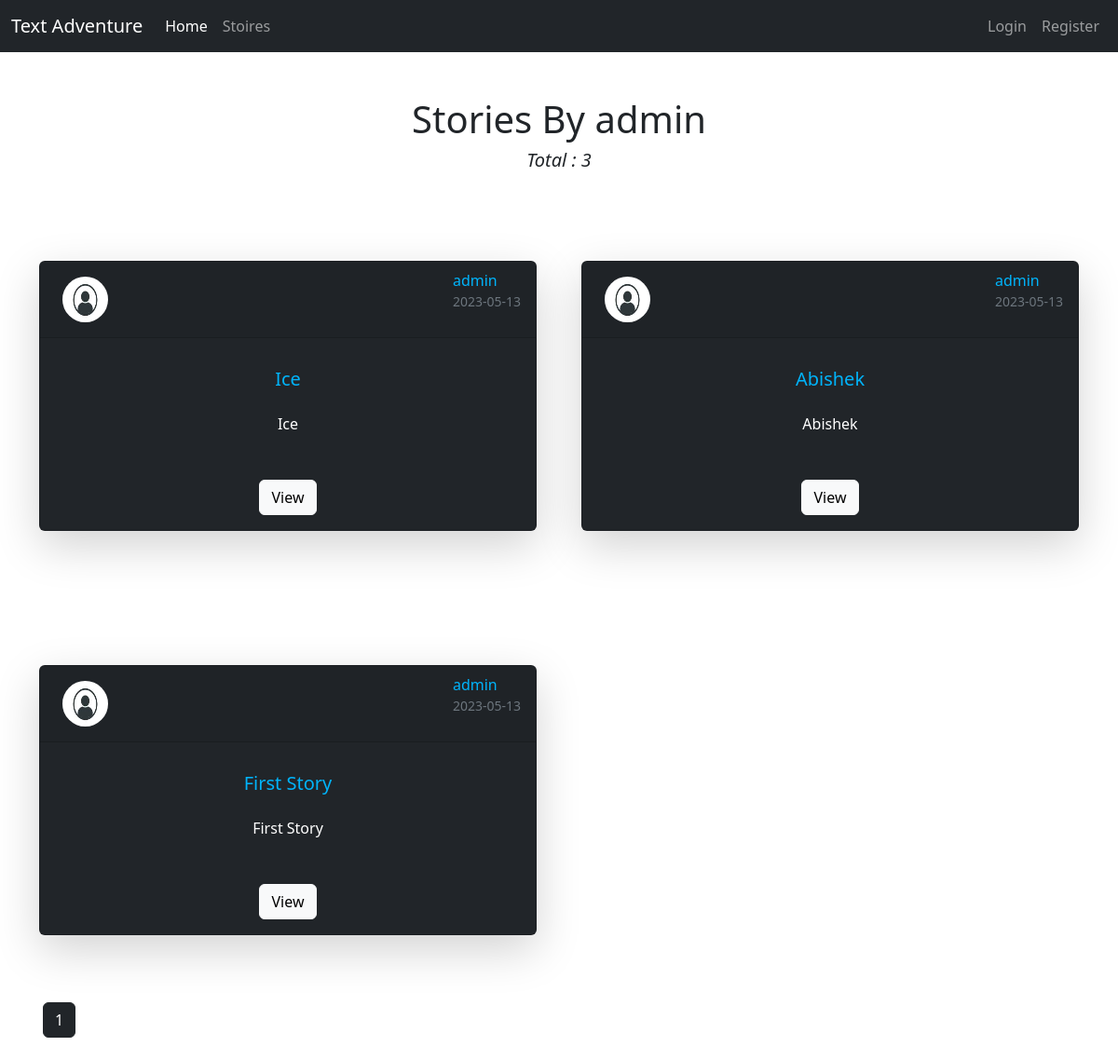
The app's page /user/stories/admin, older data.
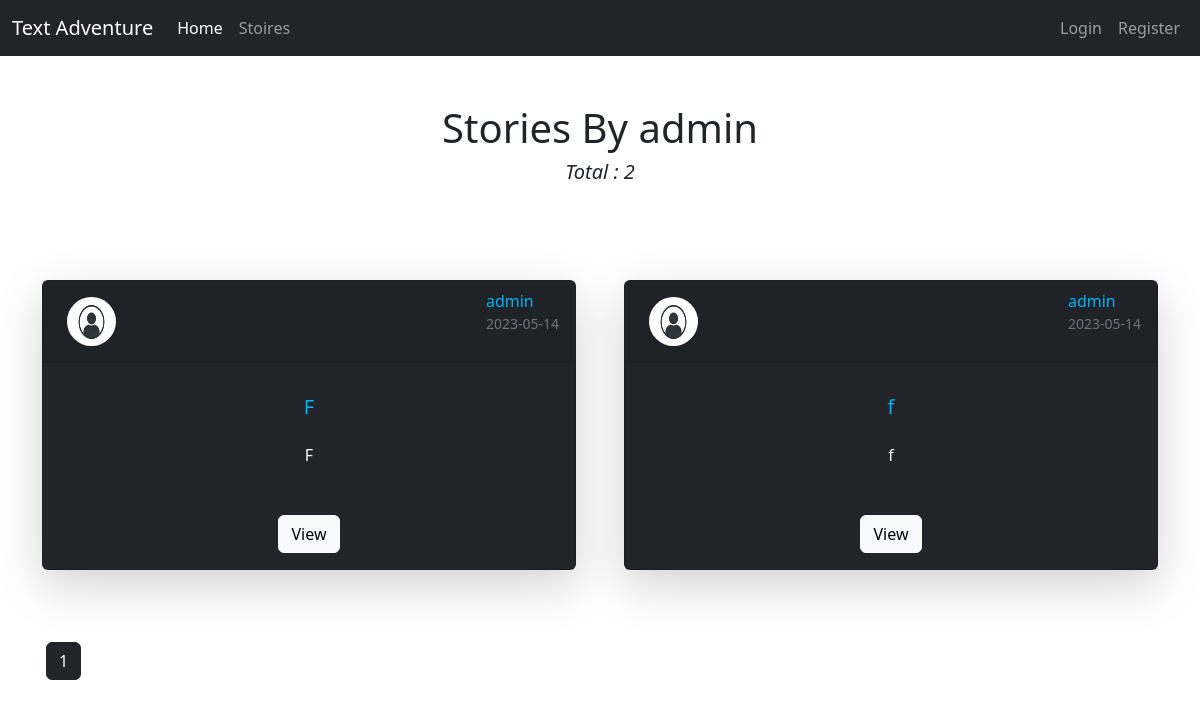
The same page, newer data.
### textadventure/models.py (models this page shows, shortened)
class User(db.Model, UserMixin):
    id = db.Column(db.Integer, primary_key = True)
    username = db.Column(db.String(20), unique = True, nullable = False)
    password = db.Column(db.String(20), nullable = False)
    profile_pic = db.Column(db.String(20), nullable = False, default = "default.jpg")
    stories = db.relationship('StoryHead', backref = 'writer', lazy=True)

class StoryHead(db.Model):
    id = db.Column(db.Integer, primary_key = True)
    title = db.Column(db.Text, nullable = False)
    theme = db.Column(db.Text, nullable = False)
    date_created = db.Column(db.DateTime, nullable=False, default=datetime.utcnow)
    writer_id = db.Column(db.Integer, db.ForeignKey('user.id'), nullable = False)
    next = db.Column(db.Integer, db.ForeignKey('story_body.id'), nullable = False)

### textadventure/user/routes.py (the view)
@user.route("/user/stories/<string:username>")
def user_stories(username):
    page = request.args.get('page', 1, type=int)
    user = User.query.filter_by(username = username).first_or_404()
    stories = StoryHead.query.filter_by(writer=user)\
        .order_by(StoryHead.date_created.desc())\
        .paginate(page = page, per_page = 4 )
    return render_template('user_stories.html', stories = stories, user = user)

### textadventure/templates/user_stories.html
{% extends "layout.html" %}
{% block body %}
    <div class="text-center my-5">
        <h1>
            Stories By {{ user.username }}
        </h1>
        <h5>
            <i> Total : {{ stories.total }}</i>
        </h5>
    </div>
    <div class="row row-cols-1 row-cols-md-2 g-5">
        {% for story in stories %}
        <div class="col">
            <div class="card my-5 shadow-lg text-white bg-dark">
                <div class="card-header d-flex justify-content-between">
                    <img class="p-2  story-img rounded-circle"
                        src="{{ url_for('static', filename = 'profile_pics/' + user.profile_pic) }}"
                        alt="Profile Picture">
                    <div class="d-flex flex-column ">
                        <a href="{{ url_for('user.user_stories', username = user.username )}}">
                            {{ user.username }}
                        </a>
                        <small class="text-muted">{{ story.date_created.strftime('%Y-%m-%d')}} </small>
                    </div>
                </div>
                <div class="card-body text-center">
                    <a href="{{ url_for('story.view_story', story_id = story.id ) }}">
                        <h5 class="card-title m-3"> {{ story.title }}</h5>
                    </a>
                    <p class="card-text mt-4 mb-5"> {{ story.theme }}</p>
                    <a href="{{ url_for('story.view_story', story_id = story.id ) }}" class="btn btn-light">View</a>
                </div>
            </div>
        </div>
        {% endfor %}
    </div>
    {% for page_num in stories.iter_pages(left_edge=1, right_edge=1, left_current=1, right_current=1) %}
        {% if page_num %}
            {% if stories.page == page_num %}
                <a class="btn btn-dark my-4 mx-1" href="{{ url_for('user.user_stories',page=page_num, username = user.username) }}">
                    {{page_num }}
                </a>
            {% else %}
                <a class="btn btn-outline-dark my-4 mx-1" href="{{ url_for('user.user_stories',page=page_num, username = user.username) }}">
                    {{ page_num }}
                </a>
            {% endif %}
        {% else %}
            ....
        {% endif %}
    {% endfor %}
{% endblock %}

### textadventure/templates/layout.html (shortened to what this page needs)
<!doctype html>
<html lang="en">
  <head>
    <link href="https://cdn.jsdelivr.net/npm/bootstrap@5.2.3/dist/css/bootstrap.min.css" rel="stylesheet">
    <link rel="stylesheet"  type = "text/css" href="{{ url_for('static', filename = 'styles.css') }}">
  </head>
  <body>
    <nav class="navbar navbar-expand-lg bg-dark navbar-dark">
        <div class="container-fluid">
          <a class="navbar-brand" href="{{ url_for('main.home') }}">Text Adventure</a>
          <div class="collapse navbar-collapse" id="navbarSupportedContent">
            <ul class="navbar-nav me-auto mb-2 mb-lg-0">
              <li class="nav-item">
                <a class="nav-link active" aria-current="page" href="{{ url_for('main.home') }}">Home</a>
              </li>
              <li class="nav-item">
                <a class="nav-link" href="{{ url_for('story.stories') }}">Stoires</a>
              </li>
            </ul>
            <div class="d-flex">
              <ul class="navbar-nav me-auto mb-2 mb-lg-0">
              {% if current_user.is_authenticated %}
                <li class="nav-item">
                  <a class="nav-link" href="{{ url_for('story.new_story') }}">Create Story</a>
                </li>
                <li class="nav-item">
                  <a class="nav-link" href="{{ url_for('user.account') }}">Account</a>
                </li>
                <li class="nav-item">
                  <a class="nav-link" href="{{ url_for('user.logout') }}">Logout</a>
                </li>
              {% else %}
                <li class="nav-item">
                    <a class="nav-link" href="{{ url_for('user.login') }}">Login</a>
                </li>
                <li class="nav-item">
                    <a class="nav-tem nav-link" href="{{ url_for('user.register') }}">Register</a>
                </li>
              {% endif %}
              </ul>
            </div>
          </div>
        </div>
      </nav>
      <main class="container">
        {% block body %} {% endblock %}
      </main>
  </body>
</html>

### textadventure/static/styles.css (style rules this page uses)
.card { width: 900px; min-width: fit-content; max-width: 100% }
.story-img { width: 65px; height: 65px; }
a { color: rgb(0, 180, 251) ; text-decoration:none; }

Row changes from the older to the newer data that the page shows:
removed StoryHead: profile_pic (picture), {{ user.username }} "admin", date_created "2023-05-13", title "Ice", theme "Ice"
changed StoryHead (number 1 of 2 on the later page): date_created "2023-05-13" → "2023-05-14"; title "Abishek" → "F"; theme "Abishek" → "F"
changed StoryHead (number 2 of 2 on the later page): date_created "2023-05-13" → "2023-05-14"; title "First Story" → "f"; theme "First Story" → "f"
Text that changed along with them:
{{ stories.total }}: "3" → "2"
